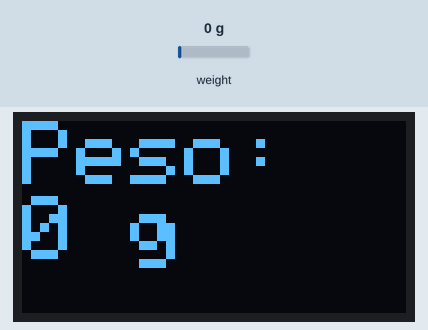
A sketch run on a simulated Arduino Uno, built with avr-gcc and run on an emulated ATmega328P. Shown: 128×64 one-colour display. The test bench sets the inputs (shaded band); at power-on: weight on the scale 0 g. The display library's start-up logo is not drawn.

Above: at 7.3 s.
7.4 s: weight on the scale set to 100 g
At 9.2 s:
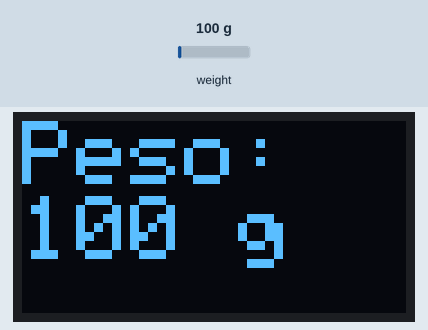
9.7 s: weight on the scale set to 1250 g
At 10.8 s:
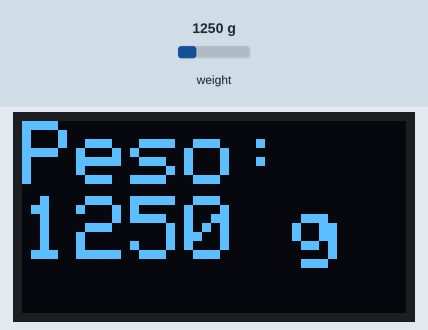
11.9 s: weight on the scale set to 2500 g
At 13.5 s:
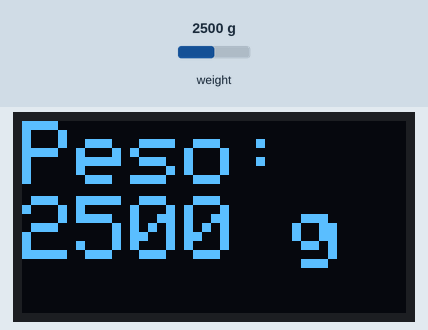
Timing chart, 0 to 15.0 s (numbered marks = the images above; inputs shaded):
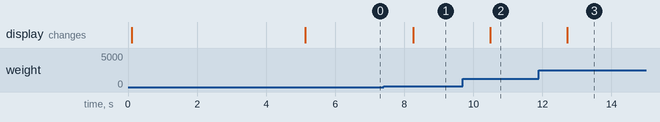

Measured:
- after the input at 7.4 s, the display: changes after 0.86 s (image 1)
- after the input at 9.7 s, the display: changes after 0.79 s (image 2)
- after the input at 11.9 s, the display: changes after 0.82 s (image 3)

The sketch:

Bascula_Arduino.ino
```cpp
#include "HX711.h"
#include <Wire.h>
#include <Adafruit_GFX.h>
#include <Adafruit_SSD1306.h>
#define CALIBRACION -443.84

#define DOUT_PIN 6  // Pin de datos del HX711
#define SCK_PIN 5   // Pin de reloj del HX711

#define SCREEN_WIDTH 128
#define SCREEN_HEIGHT 64
#define OLED_RESET -1
#define SCREEN_ADDRESS 0x3C

Adafruit_SSD1306 display(SCREEN_WIDTH, SCREEN_HEIGHT, &Wire, OLED_RESET);
HX711 scale(DOUT_PIN, SCK_PIN);

byte tara = 12;

#define SCREEN_WIDTH 128  // Ancho del display OLED
#define SCREEN_HEIGHT 64  // Alto del display OLED

long previousWeight = 0;        // Peso previo
const int weightThreshold = 1;  // Umbral de cambio de peso en gramos

const unsigned char PROGMEM logo[] = {
  0xff, 0xff, 0xff, 0xff, 0xff, 0xe0, 0x00, 0x00, 0x00, 0x00, 0x07, 0xff, 0xff, 0xff, 0xff, 0xff,
  0xff, 0xff, 0xff, 0xff, 0xff, 0xe6, 0x00, 0x00, 0x00, 0x00, 0x47, 0xff, 0xff, 0xff, 0xff, 0xff,
  0xff, 0xff, 0xff, 0xff, 0xff, 0xe7, 0xff, 0xff, 0xff, 0xff, 0xe7, 0xff, 0xff, 0xff, 0xff, 0xff,
  0xff, 0xff, 0xff, 0xff, 0xff, 0xe7, 0xff, 0xff, 0xff, 0xff, 0xe7, 0xff, 0xff, 0xff, 0xff, 0xff,
  0xff, 0xff, 0xff, 0xff, 0xff, 0xe7, 0xff, 0xff, 0xff, 0xff, 0xe7, 0xff, 0xff, 0xff, 0xff, 0xff,
  0xff, 0xff, 0xff, 0xff, 0xff, 0xe7, 0xff, 0xff, 0xff, 0xff, 0xe7, 0xff, 0xff, 0xff, 0xff, 0xff,
  0xff, 0xff, 0xff, 0xff, 0xff, 0xe7, 0xff, 0xff, 0xff, 0xff, 0xe7, 0xff, 0xff, 0xff, 0xff, 0xff,
  0xff, 0xff, 0xff, 0xff, 0xff, 0xe7, 0xfc, 0x0f, 0xf0, 0x3f, 0xe7, 0xff, 0xff, 0xff, 0xff, 0xff,
  0xff, 0xff, 0xff, 0xff, 0xff, 0xe7, 0xf8, 0x0f, 0xe0, 0x1f, 0xe7, 0xff, 0xff, 0xff, 0xff, 0xff,
  0xff, 0xff, 0xff, 0xff, 0xff, 0xe7, 0xf9, 0xef, 0xe7, 0xbf, 0xe7, 0xff, 0xff, 0xff, 0xff, 0xff,
  0xff, 0xff, 0xff, 0xff, 0xff, 0xe7, 0xf9, 0xef, 0xe7, 0xbf, 0xe7, 0xff, 0xff, 0xff, 0xff, 0xff,
  0xff, 0xff, 0xff, 0xff, 0xff, 0xe7, 0xf9, 0xef, 0xf7, 0xbf, 0xe7, 0xff, 0xff, 0xff, 0xff, 0xff,
  0xff, 0xff, 0xff, 0xff, 0xff, 0xe0, 0x01, 0xef, 0xf7, 0x00, 0x07, 0xff, 0xff, 0xff, 0xff, 0xff,
  0xff, 0xff, 0xff, 0xff, 0xff, 0xff, 0xff, 0xef, 0xf7, 0xff, 0xff, 0xff, 0xff, 0xff, 0xff, 0xff,
  0xff, 0xff, 0xff, 0xff, 0xff, 0xff, 0xff, 0xef, 0xf7, 0xff, 0xff, 0xff, 0xff, 0xff, 0xff, 0xff,
  0xff, 0xff, 0xff, 0xff, 0xff, 0xff, 0xff, 0xef, 0xf7, 0xff, 0xff, 0xff, 0xff, 0xff, 0xff, 0xff,
  0xff, 0xff, 0xff, 0xff, 0xff, 0xff, 0xff, 0xef, 0xf7, 0xff, 0xff, 0xff, 0xff, 0xff, 0xff, 0xff,
  0xff, 0xff, 0xff, 0xff, 0xff, 0xff, 0xff, 0xef, 0xf7, 0xff, 0xff, 0xff, 0xff, 0xff, 0xff, 0xff,
  0xff, 0xff, 0xff, 0xff, 0xff, 0xff, 0xff, 0xef, 0xf7, 0xff, 0xff, 0xff, 0xff, 0xff, 0xff, 0xff,
  0xff, 0xff, 0xff, 0xff, 0xff, 0xff, 0x9f, 0xef, 0xf7, 0xf3, 0xff, 0xff, 0xff, 0xff, 0xff, 0xff,
  0xff, 0xff, 0xff, 0xff, 0xff, 0xff, 0xe0, 0xef, 0xf7, 0x05, 0xff, 0xff, 0xff, 0xff, 0xff, 0xff,
  0xff, 0xff, 0xff, 0xff, 0xff, 0xff, 0xde, 0xef, 0xf6, 0xfb, 0xff, 0xff, 0xff, 0xff, 0xff, 0xff,
  0xff, 0xff, 0xff, 0xff, 0xff, 0xff, 0xff, 0x0f, 0xf0, 0xff, 0xff, 0xff, 0xff, 0xff, 0xff, 0xff,
  0xff, 0xff, 0xff, 0xff, 0xff, 0xff, 0x9f, 0xef, 0xf7, 0xfb, 0xff, 0xff, 0xff, 0xff, 0xff, 0xff,
  0xff, 0xff, 0xff, 0xff, 0xff, 0xff, 0x60, 0xef, 0xf7, 0x07, 0xff, 0xff, 0xff, 0xff, 0xff, 0xff,
  0xff, 0xff, 0xff, 0xff, 0xff, 0xff, 0x9e, 0xef, 0xf7, 0x7b, 0xff, 0xff, 0xff, 0xff, 0xff, 0xff,
  0xff, 0xff, 0xff, 0xff, 0xff, 0xff, 0xff, 0x4f, 0xf0, 0xff, 0xff, 0xff, 0xff, 0xff, 0xff, 0xff,
  0xff, 0xff, 0xff, 0xff, 0xff, 0xff, 0xff, 0xef, 0xf7, 0xff, 0xff, 0xff, 0xff, 0xff, 0xff, 0xff,
  0xff, 0xff, 0xff, 0xff, 0xff, 0xff, 0xef, 0xcf, 0xf3, 0xad, 0xff, 0xff, 0xff, 0xff, 0xff, 0xff,
  0xff, 0xff, 0xff, 0xff, 0xff, 0xff, 0xff, 0xef, 0xf7, 0xff, 0xff, 0xff, 0xff, 0xff, 0xff, 0xff,
  0xff, 0xff, 0xff, 0xff, 0xff, 0xff, 0xff, 0xef, 0xf7, 0xff, 0xff, 0xff, 0xff, 0xff, 0xff, 0xff,
  0xff, 0xff, 0xff, 0xff, 0xff, 0xff, 0xff, 0xff, 0xff, 0xff, 0xff, 0xff, 0xff, 0xff, 0xff, 0xff,
  0xff, 0xff, 0xff, 0xff, 0xff, 0xff, 0xff, 0xff, 0xf7, 0xff, 0xff, 0xff, 0xff, 0xff, 0xff, 0xff,
  0xff, 0xff, 0xff, 0xff, 0xff, 0xff, 0xff, 0xff, 0xff, 0xff, 0xff, 0xff, 0xff, 0xff, 0xff, 0xff,
  0xff, 0xff, 0xff, 0xff, 0xff, 0xff, 0xff, 0xff, 0xff, 0xff, 0xff, 0xff, 0xff, 0xff, 0xff, 0xff,
  0xff, 0xff, 0xff, 0xff, 0xff, 0xff, 0xff, 0xff, 0xff, 0xff, 0xff, 0xff, 0xff, 0xff, 0xff, 0xff,
  0xff, 0xff, 0xff, 0xff, 0xff, 0xff, 0xff, 0xff, 0xff, 0xff, 0xff, 0xff, 0xff, 0xff, 0xff, 0xff,
  0xff, 0xff, 0xff, 0xff, 0xff, 0xff, 0xff, 0xff, 0xff, 0xff, 0xff, 0xff, 0xff, 0xff, 0xff, 0xff,
  0xff, 0xff, 0xff, 0xff, 0xff, 0xff, 0xff, 0xff, 0xff, 0xff, 0xff, 0xff, 0xff, 0xff, 0xff, 0xff,
  0xff, 0xff, 0xff, 0xff, 0xff, 0xff, 0xff, 0xff, 0xff, 0xff, 0xff, 0xff, 0xff, 0xff, 0xff, 0xff,
  0xff, 0xff, 0xff, 0xff, 0xff, 0xff, 0xff, 0xff, 0xff, 0xff, 0xff, 0xff, 0xff, 0xff, 0xff, 0xff,
  0xff, 0xff, 0xff, 0xff, 0xff, 0xff, 0xff, 0xff, 0xff, 0xff, 0xff, 0xff, 0xff, 0xff, 0xff, 0xff,
  0xff, 0xff, 0xff, 0xff, 0xff, 0xff, 0xff, 0xff, 0xff, 0xff, 0xff, 0xff, 0xff, 0xff, 0xff, 0xff,
  0x00, 0x1c, 0x07, 0xc0, 0x18, 0x01, 0xe1, 0xe0, 0x06, 0x00, 0xfc, 0x07, 0x87, 0x83, 0x9e, 0x03,
  0x00, 0x18, 0x03, 0x80, 0x10, 0x01, 0xe0, 0xe0, 0x06, 0x00, 0x78, 0x01, 0x83, 0x83, 0x9c, 0x01,
  0x11, 0x19, 0xf1, 0x8e, 0x11, 0x91, 0xc0, 0xe2, 0x23, 0x1e, 0x38, 0xf1, 0xc1, 0xc7, 0x98, 0xf8,
  0xf1, 0xf1, 0xf1, 0x9f, 0xff, 0x9f, 0xcc, 0xfe, 0x3f, 0x9e, 0x31, 0xf9, 0xc0, 0xc7, 0x98, 0xf8,
  0xf1, 0xf1, 0xf1, 0x87, 0xff, 0x9f, 0x8c, 0x7e, 0x3f, 0x9e, 0x39, 0xf9, 0xc0, 0xc7, 0x98, 0xff,
  0xf1, 0xf1, 0xf1, 0xc0, 0x7f, 0x9f, 0x8c, 0x7e, 0x3f, 0x80, 0x79, 0xf9, 0xc4, 0x47, 0x98, 0xff,
  0xf1, 0xf1, 0xf1, 0xf0, 0x3f, 0x9f, 0x80, 0x7e, 0x3f, 0x80, 0xf9, 0xf9, 0xc6, 0x07, 0x98, 0xff,
  0xf1, 0xf1, 0xf1, 0xff, 0x1f, 0x9f, 0x00, 0x3e, 0x3f, 0x9c, 0x79, 0xf9, 0xc6, 0x07, 0x98, 0xfc,
  0xf1, 0xf1, 0xf1, 0x8f, 0x1f, 0x9f, 0x1e, 0x3e, 0x3f, 0x9e, 0x39, 0xf1, 0xc7, 0x07, 0x98, 0xf8,
  0xf1, 0xf8, 0x01, 0x80, 0x1f, 0x9f, 0x3f, 0x1e, 0x3e, 0x0c, 0x18, 0x01, 0x83, 0x87, 0x9c, 0x00,
  0xf1, 0xfc, 0x03, 0x80, 0x7f, 0x1e, 0x3f, 0x1e, 0x3e, 0x0c, 0x1c, 0x03, 0x83, 0xc7, 0x9e, 0x03,
  0xff, 0xff, 0xff, 0xff, 0xff, 0xff, 0xff, 0xff, 0xff, 0xff, 0xff, 0xff, 0xff, 0xff, 0xff, 0xff,
  0xff, 0xff, 0xff, 0xff, 0xff, 0xff, 0xff, 0xff, 0xff, 0xff, 0xff, 0xff, 0xff, 0xff, 0xff, 0xff,
  0xff, 0xff, 0xff, 0xff, 0xff, 0xff, 0xff, 0xff, 0xff, 0xff, 0xff, 0xff, 0xff, 0xff, 0xff, 0xff,
  0xff, 0xff, 0xff, 0xff, 0xff, 0xfc, 0x3e, 0xf7, 0xe1, 0xfc, 0x7f, 0xff, 0xff, 0xff, 0xff, 0xff,
  0xff, 0xff, 0xff, 0xff, 0xff, 0xf8, 0x3c, 0x67, 0xc0, 0xf8, 0x1f, 0xff, 0xff, 0xff, 0xff, 0xff,
  0xff, 0xff, 0xff, 0xff, 0xff, 0xf1, 0xfc, 0x67, 0x8e, 0x79, 0x8f, 0xff, 0xff, 0xff, 0xff, 0xff,
  0xff, 0xff, 0xff, 0xff, 0xff, 0xf8, 0x3c, 0x07, 0x9e, 0x78, 0x1f, 0xff, 0xff, 0xff, 0xff, 0xff,
  0xff, 0xff, 0xff, 0xff, 0xff, 0xff, 0x1c, 0x67, 0x9e, 0x78, 0x3f, 0xff, 0xff, 0xff, 0xff, 0xff,
  0xff, 0xff, 0xff, 0xff, 0xff, 0xf9, 0x9c, 0x67, 0xc0, 0xf9, 0xff, 0xff, 0xff, 0xff, 0xff, 0xff,
  0xff, 0xff, 0xff, 0xff, 0xff, 0xf8, 0x3e, 0xe7, 0xe1, 0xf9, 0xff, 0xff, 0xff, 0xff, 0xff, 0xff
};

void setup() {
  Serial.begin(9600);
  pinMode(tara, INPUT);

  //Iniciamos la pantalla OLED
  if (!display.begin(SSD1306_SWITCHCAPVCC, SCREEN_ADDRESS)) {
    Serial.println("Fallo al iniciar el OLED");
    for (;;)
      ;
  }
  display.display();  // Inicializar la pantalla
  display.clearDisplay();
  display.drawBitmap(0, 0, logo, 128, 64, 1);  // Dibuja el logo
  display.display();
  delay(2000);             // Muestra el logo durante 2 segundos antes de continuar
  display.clearDisplay();  // Limpia la pantalla
  delay(3000);             // Esperar 2 segundos para que se pueda ver el mensaje de inicio
  display.clearDisplay();
  // Calibrar la báscula (debe hacerse cuando no haya nada en la báscula)
  display.setTextSize(3);
  display.setTextColor(SSD1306_WHITE);
  display.setCursor(0, 0);
  display.print("Peso: ");
  display.setCursor(0, 25);
  display.print(0);
  display.print(" g");
  display.display();
  scale.set_scale(CALIBRACION);
  scale.tare();  // Restablecer el valor actual como tara
}

void loop() {


  long currentWeight = scale.get_units(10);  // Obtener el peso en gramos

  // Imprimir el peso solo si la diferencia es mayor que el umbral
  if (abs(currentWeight - previousWeight) >= weightThreshold) {
    display.clearDisplay();
    display.setTextSize(3);
    display.setTextColor(SSD1306_WHITE);
    display.setCursor(0, 0);
    display.print("Peso: ");
    display.setCursor(0, 25);
    display.print(currentWeight);
    display.print(" g");
    display.display();
    previousWeight = currentWeight;
  }

  delay(100);  // Esperar un poco antes de volver a medir
}


void anti_debounce(byte boton) {
  delay(100);
  while (!digitalRead(boton))
    ;  //Anti-Rebote
  delay(100);
}

void animateLogo() {
  for (int x = 0; x < SCREEN_WIDTH; x++) {
    for (int y = 0; y < SCREEN_HEIGHT; y++) {
      // Obtiene el byte que contiene el bit deseado
      byte byteValue = pgm_read_byte(&logo[(x / 8) + y * (SCREEN_WIDTH / 8)]);

      // Obtiene el valor del bit dentro del byte usando una máscara de bits
      bool pixelState = bitRead(byteValue, 7 - (x % 8));

      // Dibuja el píxel si está activo
      if (pixelState) {
        display.drawPixel(x, y, SSD1306_WHITE);
      }
    }
    display.display(); // Actualiza la pantalla después de dibujar una columna
    delay(10); // Añade un pequeño retraso para controlar la velocidad de la animación
  }
}
```
